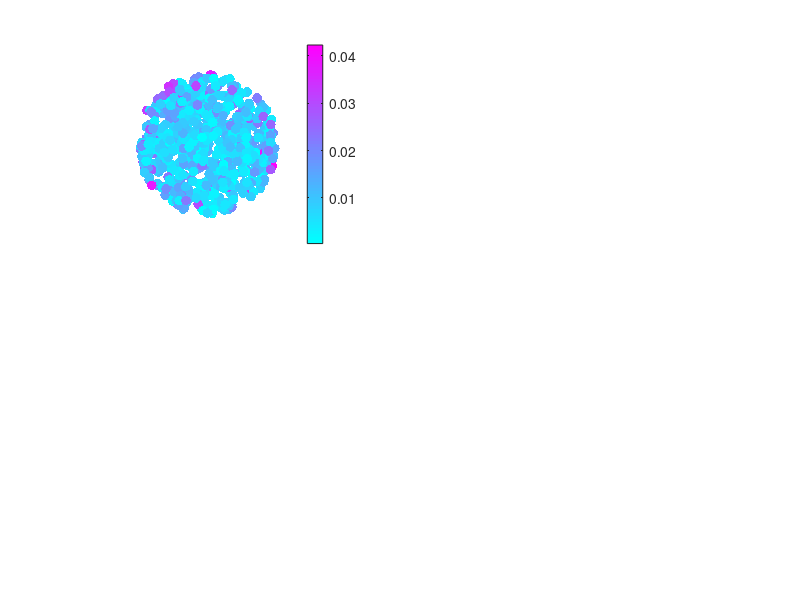

This figure's MATLAB source: (Note: this script raises an error after producing the figure.)
load("Results.mat");

colors = (1/255)*[27 158 119; 217 95 2; 117 112 179];

plot(1000*errors(1:150, 1), 'linewidth', 2, 'color', colors(1, :));
hold on
plot(1000*errors(1:150, 2), 'linewidth', 2, 'color', colors(2, :));
plot(1000*errors(1:150, 3), 'linewidth', 2, 'color', colors(3, :));

xlabel("Number of Combinations");
ylabel("Error (mm)");

set(gca, 'linewidth', 2, 'fontsize', 15);
box off
legend({"Analytic"; "PCA"; "F-Test"});
legend boxoff;
set(gcf, 'color', 'w', 'Position', [488   444   560   314]);

%% Scatter plot
subplot(2,2,1);
load("Top20Trained.mat");
scatter(testT(1,:), testT(2,:), 50, errors20, 'filled');
xlim([-0.05 0.05]);
ylim([-0.05 0.05]);
axis square
axis off
colormap cool
colorbar; clim([0 0.035]);

subplot(2,2,2);
load("Top20PCA.mat");
scatter(testT(1,:), testT(2,:), 50, errors20pca, 'filled');
xlim([-0.05 0.05]);
ylim([-0.05 0.05]);
axis square
axis off
colormap cool
colorbar; clim([0 0.035]);

subplot(2,2,3);
load("Top20Analytic.mat");
scatter(testT(1,:), testT(2,:), 50, errors20analytic, 'filled');
xlim([-0.05 0.05]);
ylim([-0.05 0.05]);
axis square
axis off
colormap cool
colorbar; clim([0 0.035]);

subplot(2,2,4);
load("Random20Trained.mat");
scatter(testT(1,:), testT(2,:), 50, randomerrors, 'filled');
xlim([-0.05 0.05]);
ylim([-0.05 0.05]);
axis square
axis off
colormap cool
colorbar; clim([0 0.035]);

set(gcf, 'position', [335          73        1014         807]);